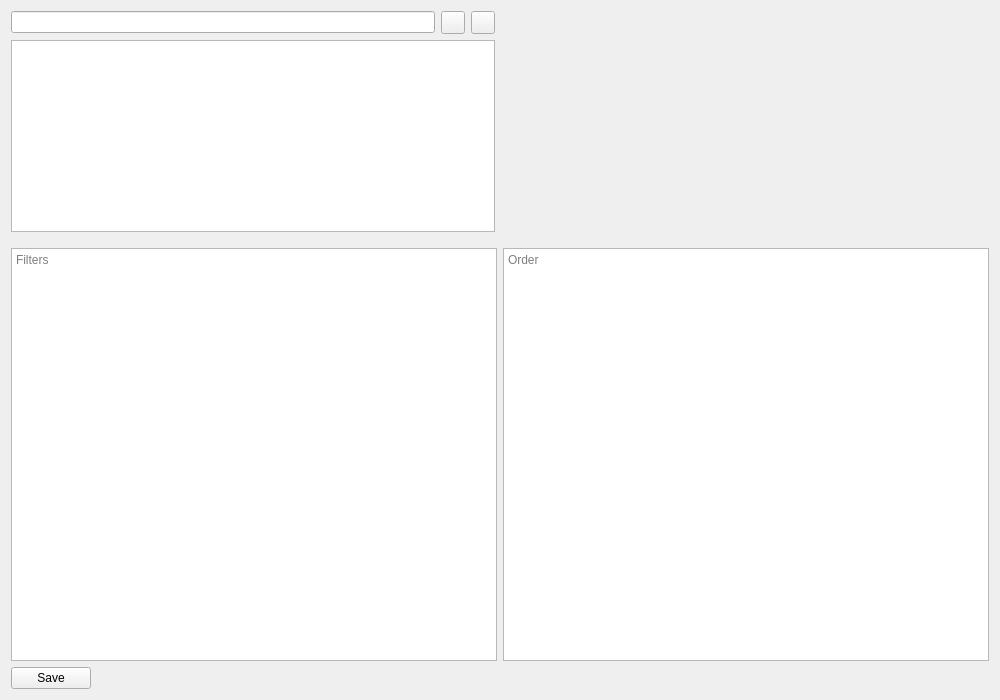
<?xml version="1.0" encoding="UTF-8"?>
<ui version="4.0">
 <class>SetUpInterface</class>
 <widget class="QWidget" name="SetUpInterface">
  <property name="geometry">
   <rect>
    <x>0</x>
    <y>0</y>
    <width>1000</width>
    <height>700</height>
   </rect>
  </property>
  <property name="windowTitle">
   <string>Form</string>
  </property>
  <layout class="QVBoxLayout" name="verticalLayout_3">
   <item>
    <layout class="QVBoxLayout" name="verticalLayout">
     <item>
      <layout class="QHBoxLayout" name="horizontalLayout_5">
       <item>
        <layout class="QVBoxLayout" name="verticalLayout_2">
         <item>
          <layout class="QHBoxLayout" name="horizontalLayout_3">
           <item>
            <widget class="LineEdit" name="lineEdit"/>
           </item>
           <item>
            <widget class="ToolButton" name="delPresetBtn">
             <property name="text">
              <string/>
             </property>
            </widget>
           </item>
           <item>
            <widget class="ToolButton" name="addPresetBtn">
             <property name="text">
              <string/>
             </property>
            </widget>
           </item>
          </layout>
         </item>
         <item alignment="Qt::AlignTop">
          <widget class="ListView" name="listView"/>
         </item>
        </layout>
       </item>
       <item>
        <spacer name="horizontalSpacer_2">
         <property name="orientation">
          <enum>Qt::Horizontal</enum>
         </property>
         <property name="sizeType">
          <enum>QSizePolicy::Fixed</enum>
         </property>
         <property name="sizeHint" stdset="0">
          <size>
           <width>10</width>
           <height>20</height>
          </size>
         </property>
        </spacer>
       </item>
       <item>
        <spacer name="horizontalSpacer">
         <property name="orientation">
          <enum>Qt::Horizontal</enum>
         </property>
         <property name="sizeHint" stdset="0">
          <size>
           <width>40</width>
           <height>20</height>
          </size>
         </property>
        </spacer>
       </item>
      </layout>
     </item>
     <item>
      <spacer name="verticalSpacer">
       <property name="orientation">
        <enum>Qt::Vertical</enum>
       </property>
       <property name="sizeType">
        <enum>QSizePolicy::Fixed</enum>
       </property>
       <property name="sizeHint" stdset="0">
        <size>
         <width>20</width>
         <height>10</height>
        </size>
       </property>
      </spacer>
     </item>
     <item>
      <layout class="QHBoxLayout" name="horizontalLayout">
       <item>
        <widget class="PlainTextEdit" name="filtersEdit">
         <property name="placeholderText">
          <string>Filters</string>
         </property>
        </widget>
       </item>
       <item>
        <widget class="PlainTextEdit" name="orderEdit">
         <property name="placeholderText">
          <string>Order</string>
         </property>
        </widget>
       </item>
      </layout>
     </item>
     <item>
      <layout class="QHBoxLayout" name="horizontalLayout_2">
       <item alignment="Qt::AlignLeft">
        <widget class="PushButton" name="saveSettingsBtn">
         <property name="text">
          <string>Save</string>
         </property>
        </widget>
       </item>
      </layout>
     </item>
    </layout>
   </item>
  </layout>
 </widget>
 <customwidgets>
  <customwidget>
   <class>PushButton</class>
   <extends>QPushButton</extends>
   <header>qfluentwidgets</header>
  </customwidget>
  <customwidget>
   <class>PlainTextEdit</class>
   <extends>QPlainTextEdit</extends>
   <header>qfluentwidgets</header>
  </customwidget>
  <customwidget>
   <class>LineEdit</class>
   <extends>QLineEdit</extends>
   <header>qfluentwidgets</header>
  </customwidget>
  <customwidget>
   <class>ToolButton</class>
   <extends>QToolButton</extends>
   <header>qfluentwidgets</header>
  </customwidget>
  <customwidget>
   <class>ListView</class>
   <extends>QListView</extends>
   <header>qfluentwidgets</header>
  </customwidget>
 </customwidgets>
 <resources/>
 <connections/>
</ui>
